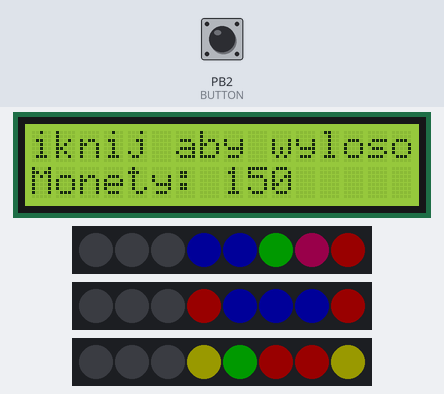
This sketch was run on a simulated ATtiny85, built with avr-gcc and run on an emulated ATtiny85. Shown: 16×2 character LCD, 3 × 8 RGB LEDs in strip order, left to right. The test bench sets the inputs (shaded band); at power-on: PB2 (BUTTON) LOW. Dim RGB values are drawn brighter than linear; random numbers use the default seed unless the sketch sets one; what the sketch prints to the serial monitor is not drawn.

Above: at 1.2 s.
1.3 s: PB2 (BUTTON) pulled HIGH for 0.15 s
At 4.8 s:
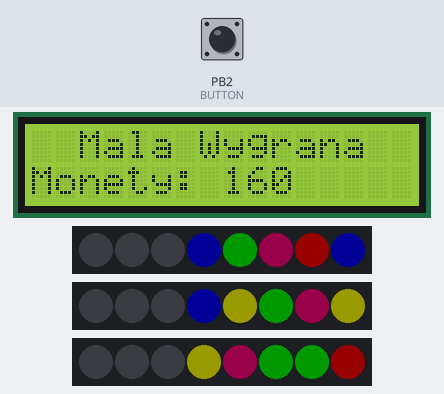
5.0 s: PB2 (BUTTON) pulled HIGH for 1 s
At 5.27 s:
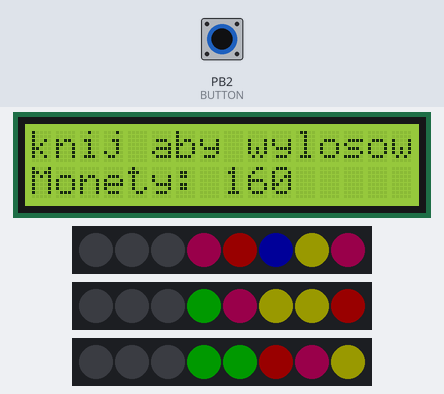
6.6 s: PB2 (BUTTON) pulled HIGH for 0.15 s
At 10.0 s:
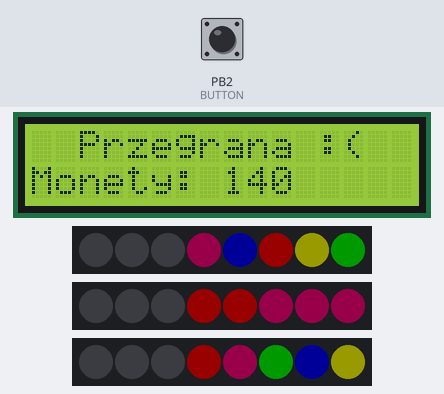
10.3 s: PB2 (BUTTON) pulled HIGH for 3.2 s
At 12.2 s:
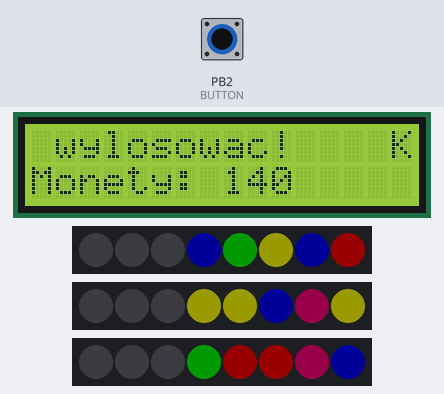
14.1 s: PB2 (BUTTON) pulled HIGH for 0.15 s
At 16.17 s:
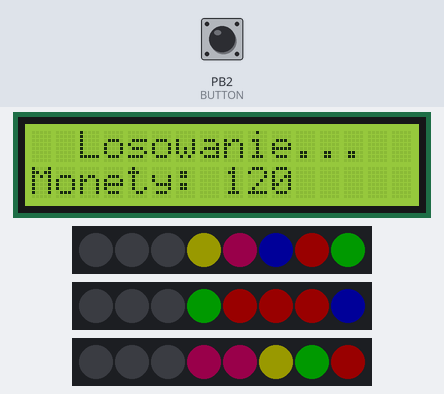
17.5 s: PB2 (BUTTON) pulled HIGH for 1 s
At 17.61 s:
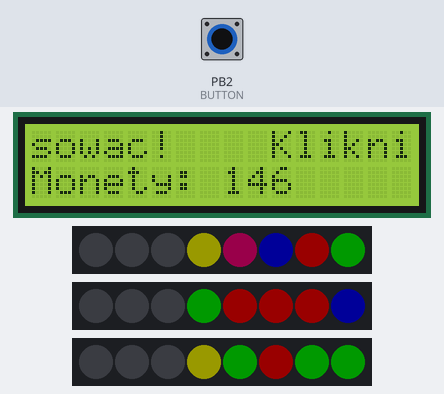
Timing chart, 0 to 21.6 s (numbered marks = the images above; inputs shaded):
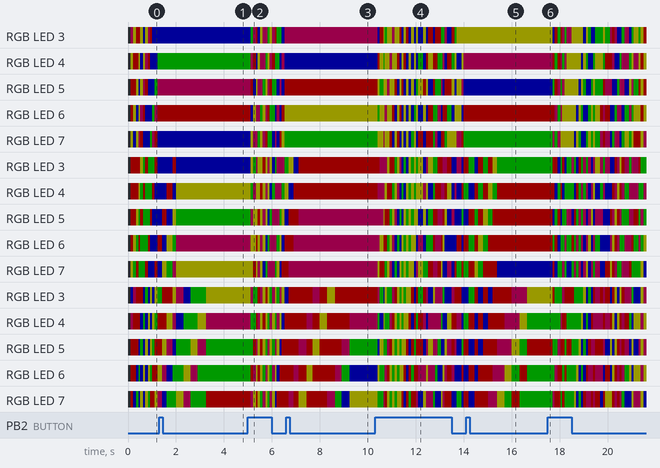

The sketch:

bandyta.ino
```cpp
#include <Adafruit_NeoPixel.h>
#ifdef __AVR__
#include <avr/power.h>
#endif
#include <LiquidCrystal_I2C.h>

#define BUTTON 2
#define LEFT 9
#define MID 10
#define RIGHT 11
#define NUMPIXELS 8
#define DELAYVAL 500

String instruction = "Kliknij aby wylosowac!    ";
LiquidCrystal_I2C lcd(0x27, 16, 2);
Adafruit_NeoPixel leds[3]
    = { Adafruit_NeoPixel(NUMPIXELS, LEFT, NEO_GRB + NEO_KHZ800),
        Adafruit_NeoPixel(NUMPIXELS, MID, NEO_GRB + NEO_KHZ800),
        Adafruit_NeoPixel(NUMPIXELS, RIGHT, NEO_GRB + NEO_KHZ800) };
int brightness = 25;
int allColors[5][3] = { { brightness, 0, 0 }, { brightness, brightness, 0 },
  { 0, brightness, 0 }, { 0, 0, brightness },
  { brightness, 0, brightness / 2 } };
int stages[4][3]
    = { { 100, 100, 100 }, { -1, 200, 200 }, { -1, -1, 300 }, { -1, -1, -1 } };
int colors[3][5] = {};
unsigned long last = 0;
long times[3] = { 0, 0, 0 };
long timer = 0;
long maxTimes[3] = { 100, 100, 100 };
int ledCounts[2] = { 0, 0 };
int ledCountsMax[2] = { 0, 0 };
bool prevPressed = false;
int stage = 0;
int score = 150, prevScore = 150, nextScore = 150;
long scoreTimer = 0;
long instructionTimer = 0;

void setup()
{
#if defined(__AVR_ATtiny85__) && (F_CPU == 16000000)
  clock_prescale_set(clock_div_1);
#endif
  Serial.begin(9600);
  lcd.init();
  lcd.backlight();
  pinMode(BUTTON, INPUT);
  for (int i = 0; i < 3; i++) {
    leds[i].begin();
    for (int j = 0; j < 3; j++)
      colors[i][j] = rand() % 5;
  }
  lcd.clear();
  lcd.setCursor(3, 0);
  lcd.print("Bandyta!");
}

void loop()
{
  bool pressed = digitalRead(BUTTON) == HIGH;
  if (pressed && !prevPressed) {
    if (stage == 0 && score >= 0) {
      stage = 1;
      applyStage();
      for (int i = 0; i < 2; i++) {
        ledCounts[i] = 0;
        ledCountsMax[i] = rand() % 5 + 3;
      }
      lcd.setCursor(0, 0);
      lcd.print("  Losowanie...  ");
      changeScore(-20);
    } else if (stage == 3) {
      stage = 0;
      applyStage();
      for (int i = 0; i < 3; i++)
        times[i] = 0;
      timer = 0;
    }
  }
  unsigned long current = millis();
  long elapsed = current - last;
  if (stage > 0 && stage < 3) {
    if (ledCounts[stage - 1] == ledCountsMax[stage - 1]) {
      stage++;
      applyStage();
    }
    if (stage == 3) {
      if (colors[0][2] == colors[1][2] && colors[0][2] == colors[2][2]) {
        lcd.setCursor(0, 0);
        lcd.print(" Rozbiles Bank! ");
        changeScore(150);
      } else if (colors[0][2] == colors[1][2] || colors[0][2] == colors[2][2]
          || colors[1][2] == colors[2][2]) {
        lcd.setCursor(0, 0);
        lcd.print("  Mala Wygrana  ");
        changeScore(30);
      } else {
        lcd.setCursor(0, 0);
        lcd.print("  Przegrana :(  ");
      }
    }
  }
  for (int i = 0; i < 3; i++) {
    times[i] += elapsed;
    if (maxTimes[i] > -1 && times[i] > maxTimes[i]) {
      if (stage > 0 && i == stage)
        ledCounts[i - 1]++;
      times[i] -= maxTimes[i];
      for (int j = 0; j < 4; j++)
        colors[i][j] = colors[i][j + 1];
      colors[i][4] = rand() % 5;
    }
  }
  for (int i = 0; i < 3; i++) {
    for (int j = 0; j < 5; j++) {
      int index = colors[i][j];
      leds[i].setPixelColor(j + 3,
          leds[i].Color(
              allColors[index][0], allColors[index][1], allColors[index][2]));
    }
    leds[i].show();
  }
  if (stage == 0) {
    instructionTimer += elapsed;
    Serial.println(instructionTimer);
    int offset = instructionTimer / 400 % instruction.length();
    lcd.setCursor(0, 0);
    lcd.print(instruction.substring(offset, instruction.length()));
    if (instruction.length() - offset < 16)
      lcd.print(instruction.substring(0, offset));
    }
  if (scoreTimer < 1000) {
    scoreTimer += elapsed;
    if (scoreTimer >= 1000)
      score = nextScore;
    else {
      score = prevScore
          + (int)(((float)scoreTimer / 1000) * (nextScore - prevScore));
    }
    lcd.setCursor(0, 1);
    lcd.print("Monety: ");
    lcd.print(score);
    lcd.print("   ");
  }
  last = current;
  prevPressed = pressed;
}

void applyStage()
{
  for (int i = 0; i < 3; i++)
    maxTimes[i] = stages[stage][i];
}

void changeScore(int difference)
{
  prevScore = score;
  nextScore = score + difference;
  if(nextScore < 0) {
    nextScore = 150;
    stage = 0;
    applyStage();
    lcd.setCursor(0, 0);
    lcd.print("    Nowa Gra    ");
  }
  scoreTimer = 0;
}
```
